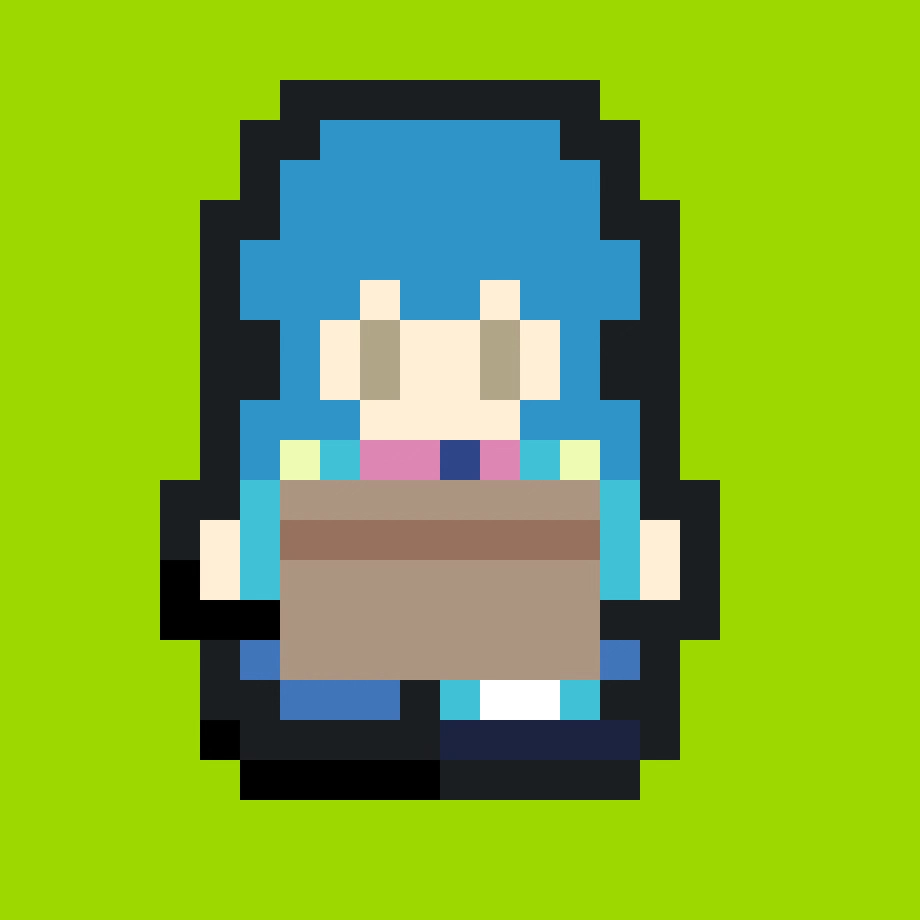
#> input picture VpetPNG/1.2/workstand.jpg, 1840 x 1840 px, found by its file name (shown at 1/2 size)
$ python -i prepare_work_sprites.py   (imports and definitions only)
#> lines starting #> are read from the running program, lines starting #| are printed output that depends on the picture
#!/usr/bin/env python3
"""从桌面 assets 导出工作模式素材到 VpetMobile（透明 PNG）。

对齐 pet.py：
- work* / ncwork*：外圈连通绿幕 → 透明
- box.jpg / flag.jpg：仅抠外圈青草绿幕（_remove_outer_lime_green），保留主体
"""
from __future__ import annotations

import sys
from collections import deque
from pathlib import Path

from PIL import Image

ROOT = Path(__file__).resolve().parents[2]
DESK = ROOT / "VpetPNG" / "1.0" / "assets"
SPRITES = DESK / "sprites"
PROPS = DESK / "props"
OUT = ROOT / "VpetMobile" / "app" / "src" / "main" / "assets" / "sprites"
SHARED = ROOT / "VpetMobile" / "assets_shared" / "sprites"
PROP_SIZE = 96  # 箱/旗仍进固定画布（道具 UI）；立绘不缩放

WORK_GREEN = [
    "workstand.jpg",
    "workfront1.jpg",
    "workfront2.jpg",
    "workback1.jpg",
    "workback2.jpg",
    "workleft1.jpg",
    "workleft2.jpg",
]
NC_WORK = [
    "ncworkstand.png",
    "ncworkfront1.png",
    "ncworkfront2.png",
    "ncworkback1.png",
    "ncworkback2.png",
    "ncworkleft1.png",
    "ncworkleft2.png",
]
LIME_PROPS = ["box.jpg", "flag.jpg"]


def is_chroma_green(r: int, g: int, b: int, a: int = 255) -> bool:
    if a < 8:
        return False
    if g > 200 and r < 90 and b < 90:
        return True
    return g > 100 and g >= r + 15 and g >= b + 25


def is_outer_lime(r: int, g: int, b: int, a: int = 255) -> bool:
    """对齐 pet._is_outer_lime_screen。"""
    if a < 8:
        return False
    return (
        g > 170
        and b < 45
        and 90 < r < 210
        and (g - r) > 20
        and (g - b) > 120
    )


def flood_key(img: Image.Image, pred) -> Image.Image:
    rgba = img.convert("RGBA")
    w, h = rgba.size
    px = rgba.load()
    vis = [[False] * w for _ in range(h)]
    q: deque[tuple[int, int]] = deque()
    for x in range(w):
        q.append((x, 0))
        q.append((x, h - 1))
    for y in range(h):
        q.append((0, y))
        q.append((w - 1, y))
    while q:
        x, y = q.popleft()
        if x < 0 or y < 0 or x >= w or y >= h or vis[y][x]:
            continue
        r, g, b, a = px[x, y]
        if not pred(r, g, b, a):
            continue
        vis[y][x] = True
        px[x, y] = (r, g, b, 0)
        q.extend(((x + 1, y), (x - 1, y), (x, y + 1), (x, y - 1)))
    return rgba


def crop_alpha(img: Image.Image) -> Image.Image:
    """只裁透明包围盒，不缩放。"""
    bbox = img.getbbox()
    if bbox:
        return img.crop(bbox)
    return img


def to_fixed_canvas(img: Image.Image, size: int) -> Image.Image:
    """对照 _to_fixed_canvas：等比缩进固定方画布，透明底。"""
    img = img.convert("RGBA")
    bbox = img.getbbox()
    if bbox:
        img = img.crop(bbox)
    w, h = img.size
    scale = min(size / w, size / h)
    nw, nh = max(1, int(w * scale)), max(1, int(h * scale))
    img = img.resize((nw, nh), Image.Resampling.NEAREST)
    canvas = Image.new("RGBA", (size, size), (0, 0, 0, 0))
    canvas.paste(img, ((size - nw) // 2, (size - nh) // 2), img)
    return canvas


def save_both(img: Image.Image, name: str) -> None:
    OUT.mkdir(parents=True, exist_ok=True)
    SHARED.mkdir(parents=True, exist_ok=True)
    img.save(OUT / name, "PNG")
    img.save(SHARED / name, "PNG")
    print("ok", name, img.size)


def export_green(name: str) -> None:
    src = SPRITES / name
    if not src.exists():
        print("MISSING", src, file=sys.stderr)
        return
    keyed = crop_alpha(flood_key(Image.open(src), is_chroma_green))
    save_both(keyed, name.replace(".jpg", ".png"))


def export_nc(name: str) -> None:
    src = SPRITES / name
    if not src.exists():
        print("MISSING", src, file=sys.stderr)
        return
    keyed = crop_alpha(flood_key(Image.open(src), is_chroma_green))
    save_both(keyed, name)


def export_prop(name: str) -> None:
#> called with name = '../../VpetPNG/1.2/workstand.jpg'
    src = PROPS / name
    if not src.exists():
        print("MISSING", src, file=sys.stderr)
        return
    keyed = flood_key(Image.open(src), is_outer_lime)
#> after the loop in flood_key, `while q:`: vis = 1840 items
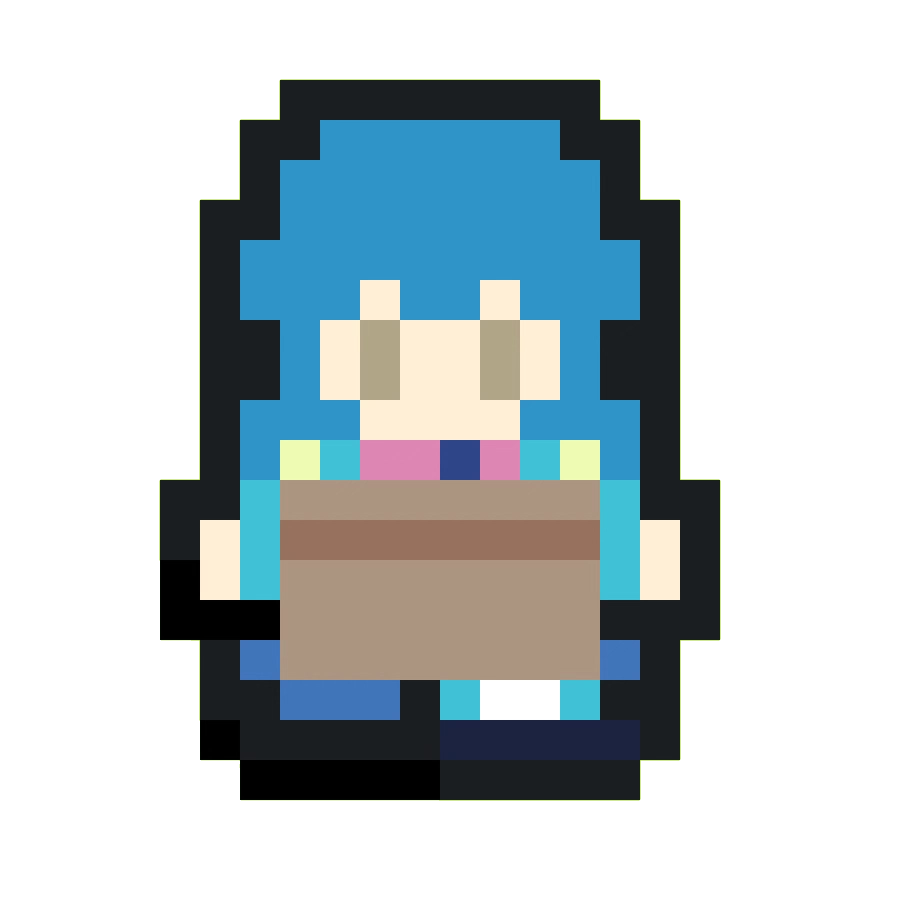
#> keyed: PIL image 1840x1840 RGBA (shown at 1/2 size); mean R, G, B, A 129.1, 174.7, 50.3, 103.5; transparent parts drawn white
    canvas = to_fixed_canvas(keyed, PROP_SIZE)
#> in to_fixed_canvas, `bbox = img.getbbox()`: bbox = (319, 159, 1441, 1601)
#> in to_fixed_canvas, `img = img.crop(bbox)`:
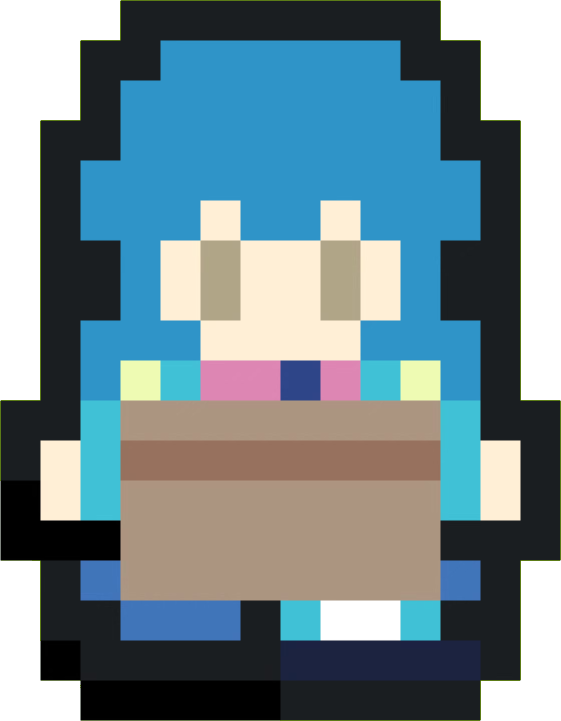
#> img: PIL image 1122x1442 RGBA (shown at 1/2 size); mean R, G, B, A 98.6, 129.5, 105.4, 216.6; transparent parts drawn white
#> in to_fixed_canvas, `img = img.resize((nw, nh), Image.Resampling.NEAREST)`:
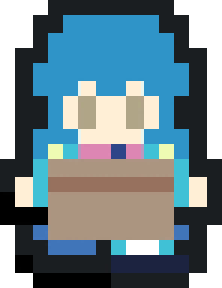
#> img: PIL image 74x96 RGBA (shown 3 times larger); mean R, G, B, A 97.9, 127.7, 104.7, 217.6; transparent parts drawn white
#> in to_fixed_canvas, `canvas = Image.new("RGBA", (size, size), (0, 0, 0, 0))`: canvas: PIL image 96x96 RGBA; every value is 0
#> in to_fixed_canvas, `canvas.paste(img, ((size - nw) // 2, (size - nh) // 2), img)`:
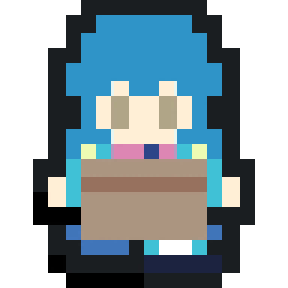
#> canvas: PIL image 96x96 RGBA (shown 3 times larger); mean R, G, B, A 57.7, 74, 80.7, 167.7; transparent parts drawn white
    save_both(canvas, name.replace(".jpg", ".png"))
#| ok ../../VpetPNG/1.2/workstand.png (96, 96)


def main() -> int:
    if not SPRITES.is_dir() or not PROPS.is_dir():
        print(f"missing assets under {DESK}", file=sys.stderr)
        return 1
    for n in WORK_GREEN:
        export_green(n)
    for n in NC_WORK:
        export_nc(n)
    for n in LIME_PROPS:
        export_prop(n)
    print("done")
    return 0


# [2 lines not run here, left out]

>>> result = export_prop('../../VpetPNG/1.2/workstand.jpg')
